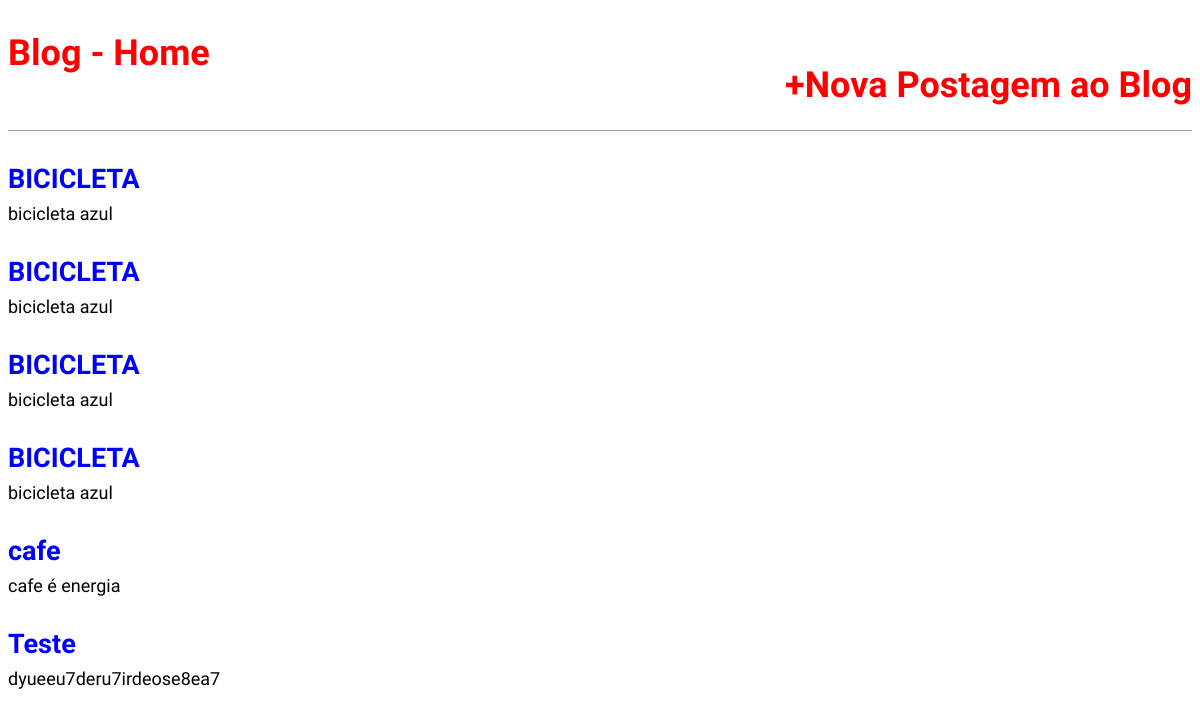
The app's page /, older data.
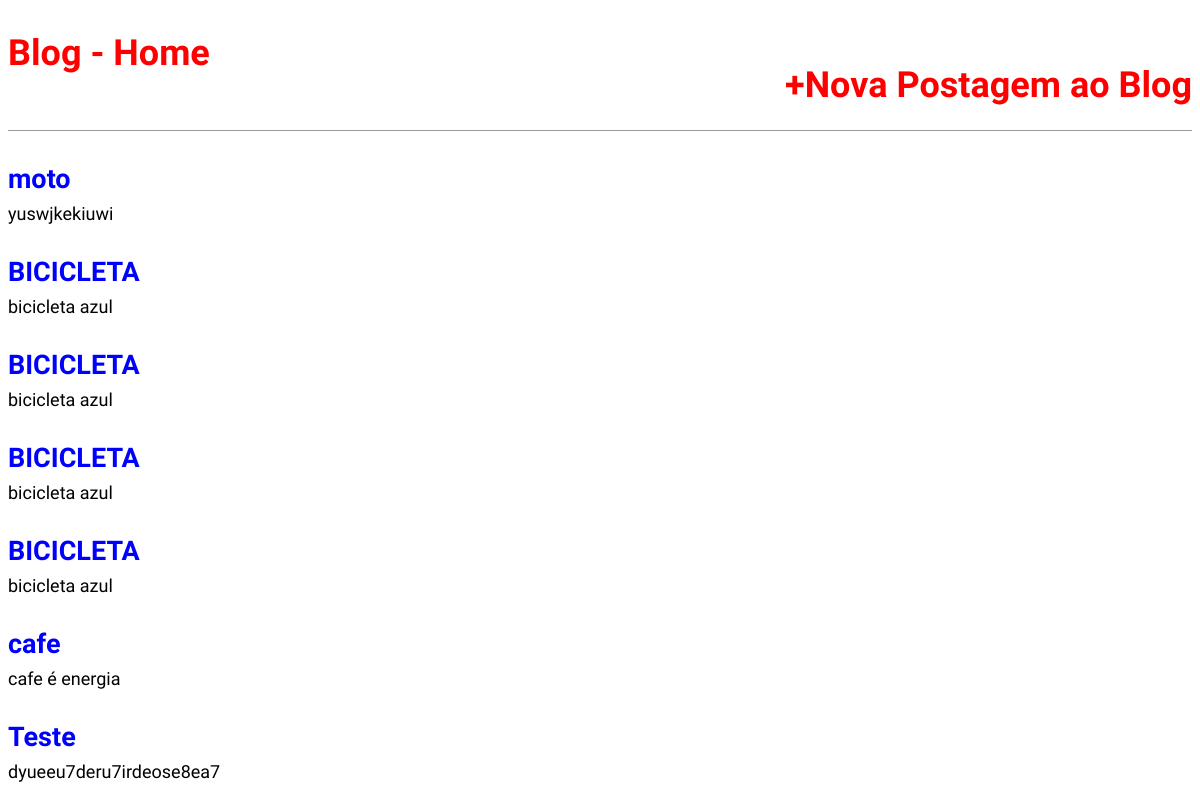
The same page, newer data.
### blog/models.py (models this page shows, shortened)
class Post(models.Model):
    STATUS = (
        ('rascunho','Rascunho'),
        ('publicado','Publicado'),
    )
    titulo = models.CharField(max_length=250)
    slug = models.SlugField(max_length=250)
    autor = models.ForeignKey(User,
                                on_delete=models.CASCADE)
    conteudo = models.TextField()
    publicado = models.DateTimeField(default=timezone.now)
    criado = models.DateTimeField(auto_now_add=True)
    alterado = models.DateTimeField(auto_now=True)
    status = models.CharField(max_length=10,
                              choices=STATUS,
                              default='rascunho')
    def get_absolute_url(self):
        return reverse('post_detail', args=[self.slug])
    class Meta:
        ordering = ('-publicado',)

### blog/views.py (the view)
# urls.py: path('', views.BlogListView.as_view(), name='home'),
class BlogListView(ListView):
    model = Post
    template_name = 'blog/home.html'

### blog/templates/blog/home.html (shortened to what this page needs)
{% extends 'base.html' %}
{% block content %}
    {% for post in object_list %}
        <div class="post-entry">
            <h2><a href="{{post.get_absolute_url}}">{{ post.titulo }}</a></h2>
            <p>{{ post.conteudo }}</p>
        </div>
    {% endfor %}
{% endblock content %}

Row changes from the older to the newer data that the page shows:
added Post: titulo "moto", conteudo "yuswjkekiuwi"
